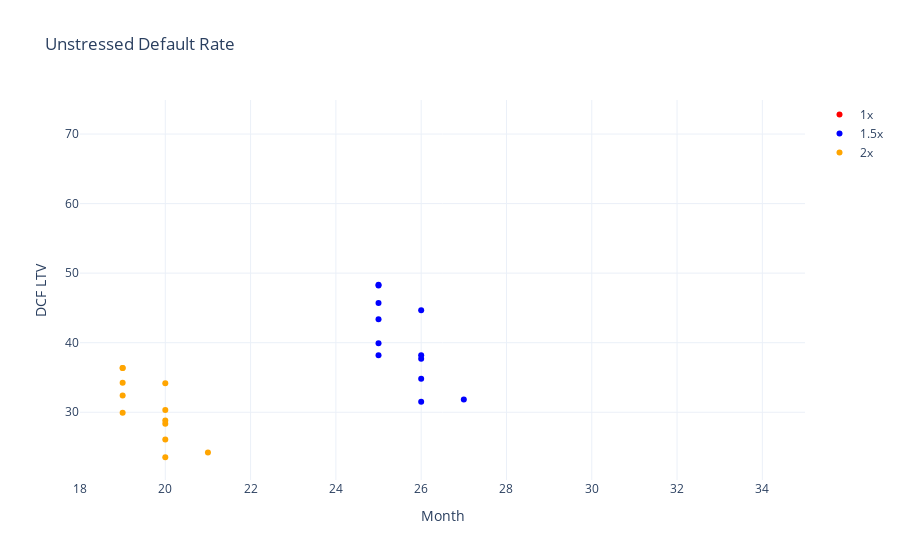

The notebook cell this image was saved under:
### Code cell
fig1 = go.Figure([go.Scatter(name='1x', x=payback_results1['Payback Period (1)'], 
                            y=payback_results1['Payback Amount (1)'], mode='markers',
                            marker=dict(color='red')),
                  go.Scatter(name='1.5x', x=payback_results1['Payback Period (1.5)'], 
                            y=payback_results1['Payback Amount (1.5)'], mode='markers',
                            marker=dict(color='blue')),
                 go.Scatter(name='2x', x=payback_results1['Payback Period (2)'], 
                            y=payback_results1['Payback Amount (2)'], mode='markers',
                            marker=dict(color='orange'))
                ])

fig1.update_layout(title='Unstressed Default Rate')
fig1.update_layout(xaxis=dict(title='Month', range=[18, 35]), yaxis=dict(title='DCF LTV'))

fig2 = go.Figure([go.Scatter(name='1.5x', x=payback_results2['Payback Period (1.5)'], 
                            y=payback_results2['Payback Amount (1.5)'], mode='markers',
                            marker=dict(color='blue')),
                 go.Scatter(name='2x', x=payback_results2['Payback Period (2)'], 
                            y=payback_results2['Payback Amount (2)'], mode='markers',
                            marker=dict(color='orange'))
                ])

fig2.update_layout(title='+1% Default Rate')
fig2.update_layout(xaxis=dict(title='Month', range=[18, 35]), yaxis=dict(title='DCF LTV'))

fig1.show()
fig2.show()

### Figure 1 — Plotly figure (JSON) as saved in the notebook; plotly's stock layout.template omitted (floating-point values rounded to 4 significant figures)
{"data": [{"marker": {"color": "red"}, "mode": "markers", "name": "1x", "type": "scatter", "x": [50, 50, 50, 50, 50, 50, 50, 50, 50, 50, 50, 50], "y": [55.46, 51.46, 46.8, 57.09, 46.1, 56.1, 71.29, 71.62, 68.02, 64.73, 59.31, 64.77]}, {"marker": {"color": "blue"}, "mode": "markers", "name": "1.5x", "type": "scatter", "x": [26, 26, 26, 25, 27, 26, 25, 25, 25, 25, 25, 26], "y": [37.69, 34.82, 31.51, 38.21, 31.83, 38.18, 48.23, 48.33, 45.7, 43.39, 39.9, 44.67]}, {"marker": {"color": "orange"}, "mode": "markers", "name": "2x", "type": "scatter", "x": [20, 20, 20, 20, 21, 20, 19, 19, 19, 19, 19, 20], "y": [28.35, 26.09, 23.53, 30.33, 24.23, 28.81, 36.35, 36.36, 34.23, 32.42, 29.94, 34.17]}], "layout": {"title": {"text": "Unstressed Default Rate"}, "xaxis": {"range": [18, 35], "title": {"text": "Month"}}, "yaxis": {"title": {"text": "DCF LTV"}}}}
